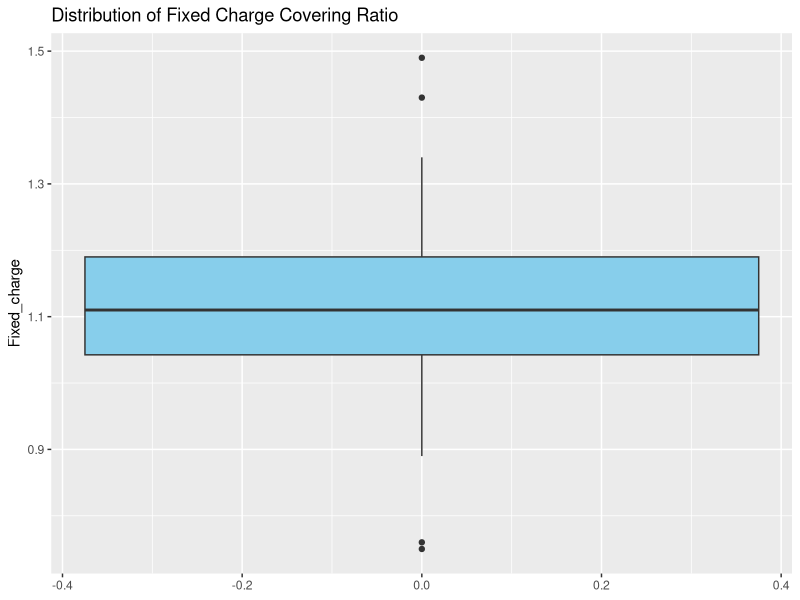
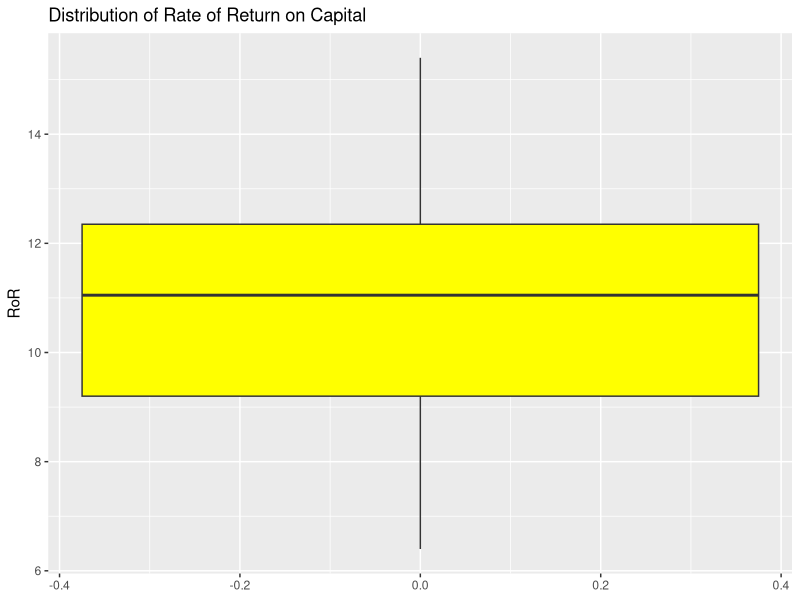
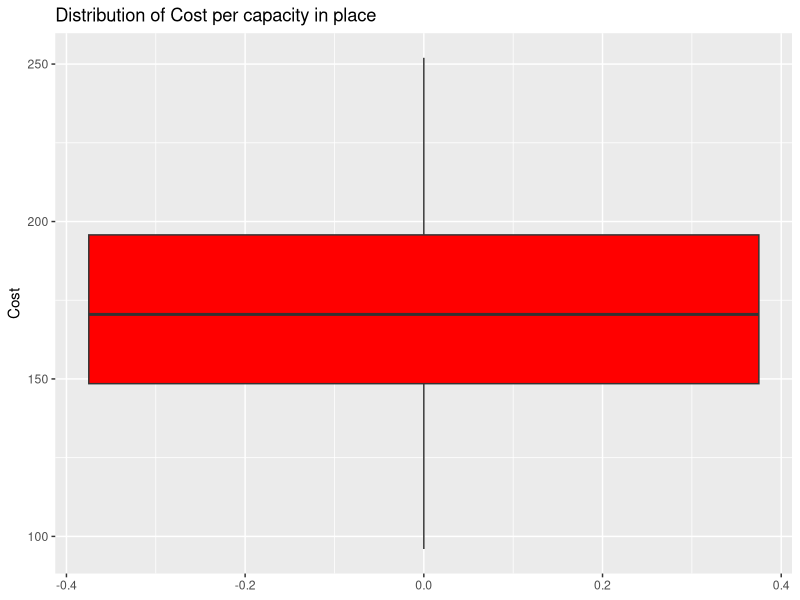
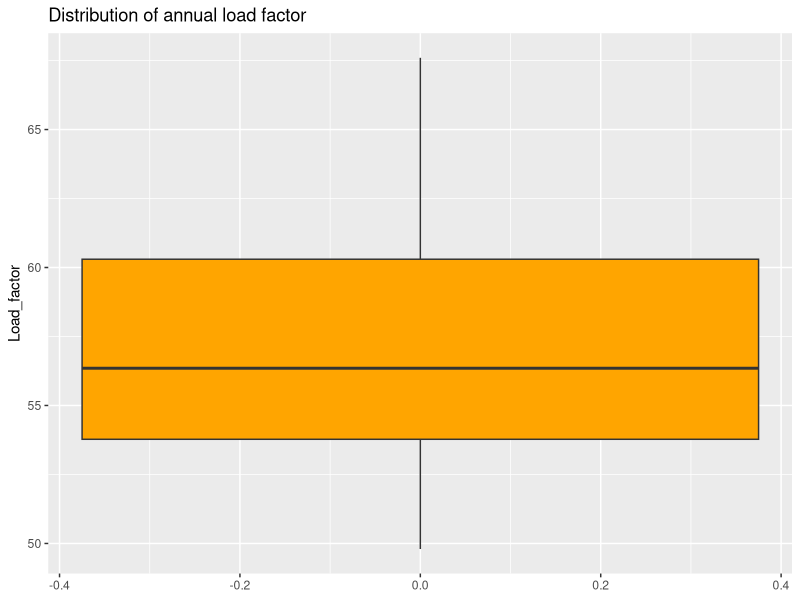
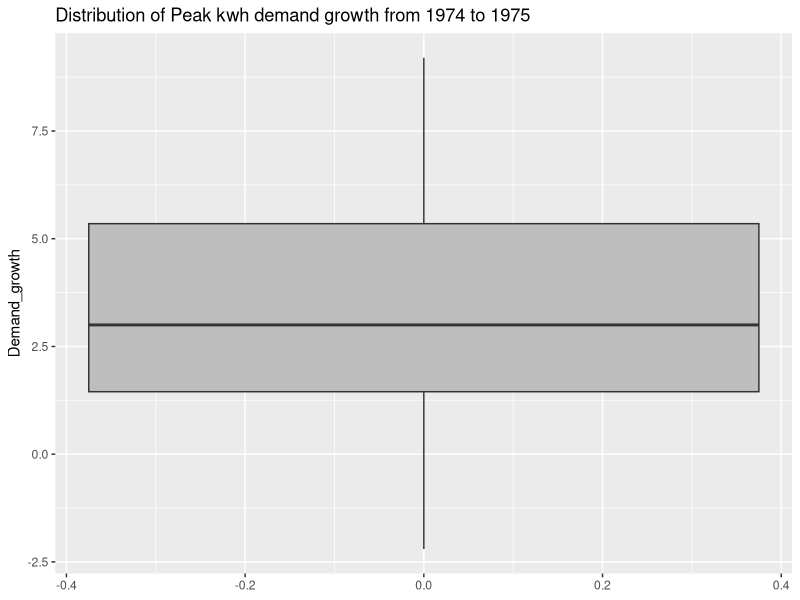
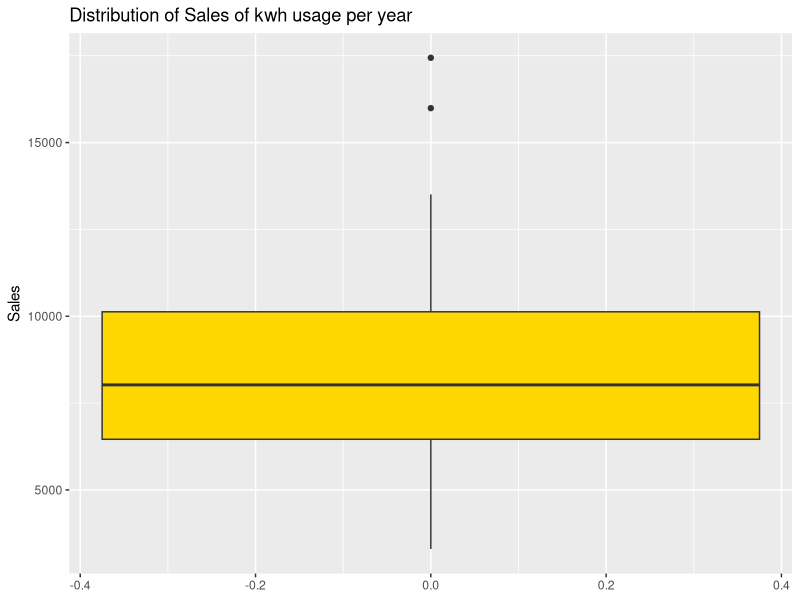
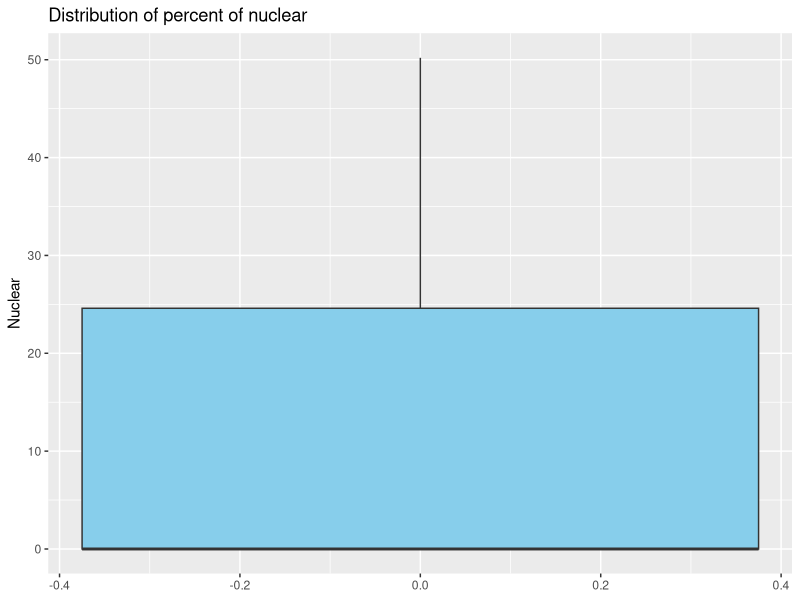
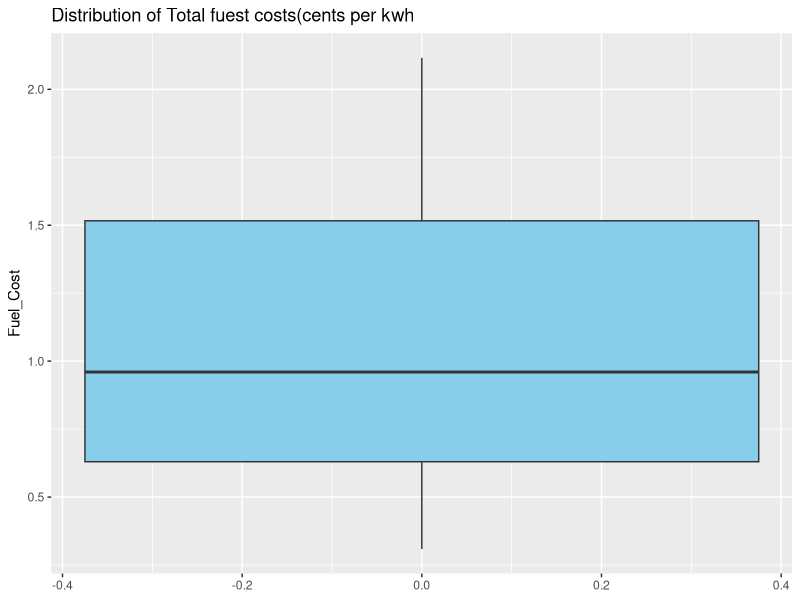

Write the R code that produced these figures, in order.
## ---- chunk 1
if(!require("data.table")) install.packages("data.table")
## ---- chunk 2
utilities <- read.csv(file = "Utilities.csv")
util.dt <- setDT(utilities)
util.dt
## ---- chunk 3
util.num.values <- util.dt[,!"Company"]
util.num.values
## ---- chunk 4
util.min <- util.dt[,lapply(util.num.values,min)]
util.min
## ---- chunk 5
util.max <- util.dt[,lapply(util.num.values,max)]
util.max
## ---- chunk 6
util.mean <- util.dt[,lapply(util.num.values,mean)]
util.mean
## ---- chunk 7
util.median <- util.dt[,lapply(util.num.values,median)]
util.median
## ---- chunk 8
util.sd <- util.dt[,lapply(util.num.values,sd)]
util.sd
## ---- chunk 9
metrics <- c(util.min,util.max,util.mean,util.median,util.sd)
variables <- c("Fixed_Charge","RoR","Cost","Load_Factor","Demand_Growth","Sales", "Nuclear", "Fuel_Cost")
headers <- c("Minimum","Maximum","Mean","Median","SD")
result <- matrix(metrics,nrow=8,dimnames = list(variables,headers))
result
## ---- chunk 10
if(!require("ggplot2")) install.packages("ggplot2")
## ---- chunk 11
ggplot(util.dt, aes( y = Fixed_charge)) + 
  geom_boxplot(fill = "skyblue") + ggtitle("Distribution of Fixed Charge Covering Ratio")
## ---- chunk 12
ggplot(util.dt, aes( y = RoR)) + 
  geom_boxplot(fill = "yellow") + ggtitle("Distribution of Rate of Return on Capital")
## ---- chunk 13
ggplot(util.dt, aes( y = Cost)) + 
  geom_boxplot(fill = "red") + ggtitle("Distribution of Cost per capacity in place")
## ---- chunk 14
ggplot(util.dt, aes( y = Load_factor)) + 
  geom_boxplot(fill = "orange") + ggtitle("Distribution of annual load factor")
## ---- chunk 15
ggplot(util.dt, aes( y = Demand_growth)) + 
  geom_boxplot(fill = "grey") + ggtitle("Distribution of Peak kwh demand growth from 1974 to 1975")
## ---- chunk 16
ggplot(util.dt, aes( y = Sales)) + 
  geom_boxplot(fill = "gold") + ggtitle("Distribution of Sales of kwh usage per year")
## ---- chunk 17
ggplot(util.dt, aes( y = Nuclear)) + 
  geom_boxplot(fill = "skyblue") + ggtitle("Distribution of percent of nuclear")
## ---- chunk 18
ggplot(util.dt, aes( y = Fuel_Cost)) + 
  geom_boxplot(fill = "skyblue") + ggtitle("Distribution of Total fuest costs(cents per kwh")
## ---- chunk 19
library(reshape)
## ---- chunk 20
rounded_values <- round(cor(util.num.values),2)
co.matrix <- melt(rounded_values)
## ---- chunk 21
ggplot(co.matrix, aes(x = X1, y = X2, fill = value)) + 
  scale_fill_gradient(low="orange", high="red") +
  geom_tile() + 
  geom_text(aes(x = X1, y = X2, label = value)) +
  ggtitle("HeatMap of Numerical Variables")
## ---- chunk 22
pca <- prcomp(util.num.values)
summary(pca)
pca$rotation
## ---- chunk 23
pca.scaled <- prcomp(util.num.values, scale. = TRUE)
summary(pca.scaled)
pca.scaled$rotation
